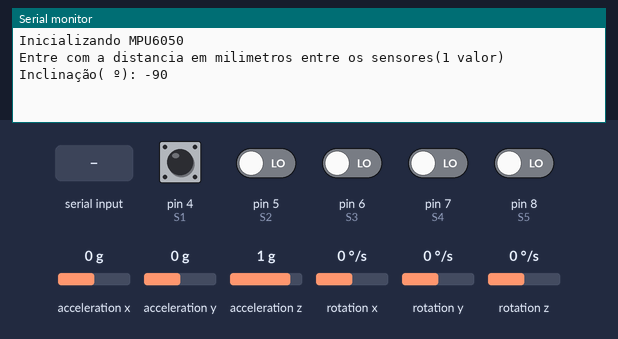
This sketch was run on a simulated Arduino Uno, built with avr-gcc and run on an emulated ATmega328P. Shown: the last lines printed to the serial monitor. The inputs (shaded band) are chosen by the test bench; at power-on: pin 4 (S1), pin 5 (S2), pin 6 (S3), pin 7 (S4), pin 8 (S5) LOW, acceleration y 0 g, acceleration z 1 g, acceleration x 0 g, rotation x 0 °/s, rotation y 0 °/s, rotation z 0 °/s.

Above: at 1.0 s.
1.1 s: "90,45\n" received over Serial
At 3.2 s:
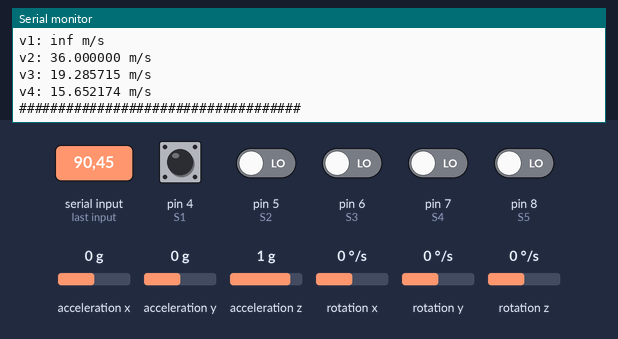
3.6 s: acceleration y set to -1.4 g
At 4.5 s:
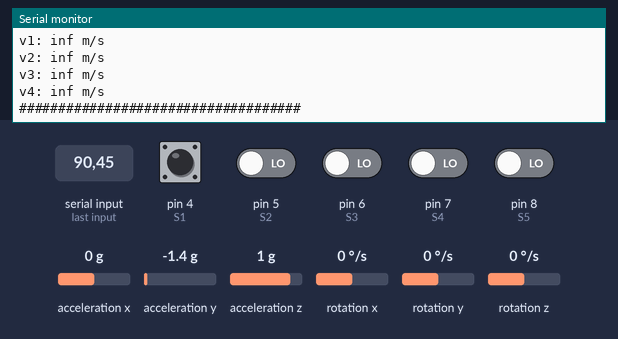
5.1 s: acceleration z set to -1.4 g
At 5.1 s:
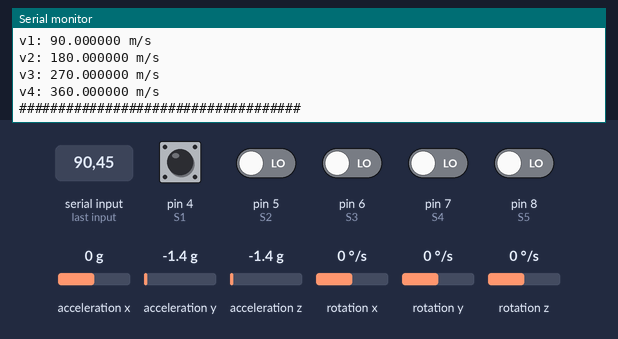
6.6 s: acceleration y set to -0.8 g
At 7.9 s:
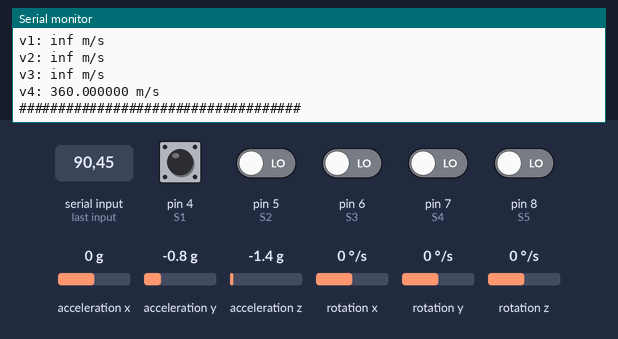
8.1 s: pin 4 (S1) pulsed HIGH 2 times (0.12 s each, 0.3 s apart)
Timing chart, 0 to 11.1 s (numbered marks = the images above; inputs shaded):
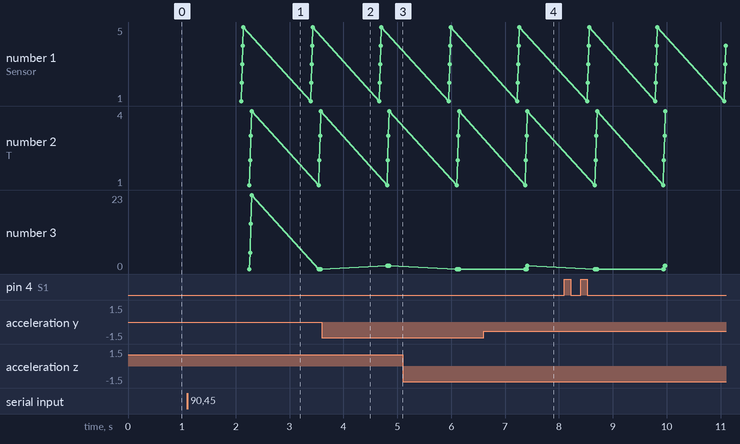

Measured:
- after the input at 1.1 s, the serial monitor: prints a new line after 0.95 s (image 1)
- after the input at 6.6 s, the serial monitor: prints a new line after 0.72 s (image 4)

The sketch:

Plano_inclinado.ino
```cpp
/*--------------------------------------------------------------------------
  UNIVERSIDADE FEDERAL DO CEARÁ - UFC
  LABORATÓRIO DE MÍDIAS EDUCACIONAIS - LME
  PROJETO: Física com Arduino
  ANALISTA: Antonio de Lisboa Coutinho Junior
  DESENVOLVEDOR: Yure Vieira Sampaio Albuquerque
  DATA: 05/03/2018
  VERSÃO: 1.0
  REPOSITÓRIO: GOOGLE DRIVE\UAB - Arduino\Código Arduino

  DESCRIÇÃO:
  Código para coleta de dados do instrumento PLANO INCLINADO.
  Possui cinco sensores de obstáculo para detectar um objeto
  que se desloque em um trilho (perfil em U) e um modulo MPU6050
  (acelerometro/giroscopio) para aferir o grau de inclinação.
  Conectorização em placa Arduino Uno R3.
  Serão tomados 4 tempos.
  Calculada a velocidade do objeto.
  Transmissão via módulo Serial/Bluetooth.
  Dados salvos em cartão micro SD.
  É necessário introduzir no Monitor Serial do Arduino a distância entre os sensores.

  --------------------------------------------------------------------------*/
#include <Wire.h>
#include <MPU6050.h>
//Pinos para sensores(entradas analogicas)
#define S1 4
#define S2 5
#define S3 6
#define S4 7
#define S5 8

unsigned long t1 = 0, t2 = 0, t3 = 0, t4 = 0, t5 = 0; //Registros de tempo para cada sensor apartir de millis().
float T1, T2, T3, T4;                                 //Tempos entre sensores.
float v1, v2, v3, v4;                                 //Velocidades médias durante a passagem por cada cada sensor.
int sensor_atual = 5;                                 //Sensor ativado atualmente, importante para manter a sequencia de leitura de sensores.
int leitura;                                          //Habilita o calculo de velocidade após o termino da leitura de todos os sensores.
float distancia = -1.0;                               //Distancia entre sensores.
int angulo;                                           //Angulo de inclinação.
MPU6050 mpu;                                          //Instancia da classe usada na leitura do acelerometro/giroscopio.

/*****************************************************/
//Função que retorna o angulo de inclinação
int getAngleMPU() {
  //valores de correção obtido impiricamente
  int offset = -90;
  int factor = 1;
  int value;
  // Leitura dos valores normalizados
  Vector normAccel = mpu.readNormalizeAccel();

  // Calcula Pitch & Roll
  int pitch = -(atan2(normAccel.XAxis, sqrt(normAccel.YAxis * normAccel.YAxis + normAccel.ZAxis * normAccel.ZAxis)) * 180.0) / M_PI;
  int roll = (atan2(normAccel.YAxis, normAccel.ZAxis) * 180.0) / M_PI;
  value = factor * roll + offset;
  return value;
}

/*****************************************************/
void setup() {
  //Configuração de pinos como entradas digitais.
  pinMode (S1, INPUT);
  pinMode (S2, INPUT);
  pinMode (S3, INPUT);
  pinMode (S4, INPUT);
  pinMode (S5, INPUT);
  //Comunicação serial configurada.
  Serial.begin (9600);
  Serial.println("Inicializando MPU6050");
  //Tentativa de conexão com modulo MPU6050.
  while (!mpu.begin(MPU6050_SCALE_2000DPS, MPU6050_RANGE_2G))
  {
    Serial.println("Não foi possível encontrar um sensor MPU6050 válido, verificar a fiação!");
    delay(500);
  }

  Serial.println("Entre com a distancia em milimetros entre os sensores(1 valor)");
  String distancia_str = "";
  //Laço para colher dados a referentes da distancia entre sensores.
  while (1)
  {
    while (Serial.available()) {
      char dado = Serial.read();
      distancia_str.concat(dado);
    }

    //Conversão de string para float(texto p/ numero decimal)
    distancia = distancia_str.toFloat();

    //Quando a distancia for maior que zero, saia do laço.
    if (distancia > 0) {
      Serial.print("Distancia entre sensores configurada para: ");
      Serial.print(distancia);
      Serial.println(" mm");
      break;
    }
    else {
      Serial.print("Inclinação( º): ");
      Serial.println(getAngleMPU());
      distancia_str = "";
    }
    delay(1000);
  }
}

/*****************************************************/
// Laco principal do programa
void loop() {
  //Leitura dos sensores de obstaculos
  if (digitalRead(S1) == LOW && sensor_atual == 5) {
    t1 = millis();
    sensor_atual = 1;
    Serial.println("Sensor1");
  }
  if (digitalRead(S2) == LOW && sensor_atual == 1) {
    t2 = millis();
    sensor_atual = 2;
    Serial.println("Sensor2");
  }
  if (digitalRead(S3) == LOW && sensor_atual == 2) {
    t3 = millis();
    sensor_atual = 3;
    Serial.println("Sensor3");
  }
  if (digitalRead(S4) == LOW && sensor_atual == 3) {
    t4 = millis();
    sensor_atual = 4;
    Serial.println("Sensor4");
  }
  if (digitalRead(S5) == LOW && sensor_atual == 4) {
    t5 = millis();
    sensor_atual = 5;
    Serial.println("Sensor5");
    leitura = 1;
  }
  //Após a leitura de todos os sensores, calcula os tempos e velocidades.
  if ( leitura == 1 ) {
    T1 = (t2 - t1) ;
    T2 = (t3 - t1) ;
    T3 = (t4 - t1) ;
    T4 = (t5 - t1) ;

    //Calculo da Velocidade
    v1 = distancia / T1;
    v2 = 2 * distancia / T2;
    v3 = 3 * distancia / T3;
    v4 = 4 * distancia / T4;

    //Leitura do angulo
    angulo = getAngleMPU();

    leitura = 0;
    Serial.println("######### INCLINAÇÃO ############### ");
    Serial.print("Angulo: ");
    Serial.print(angulo);
    Serial.println("º");
    Serial.println("############ TEMPOS ################ ");
    Serial.print("T1: ");
    Serial.print(T1);
    Serial.println(" ms");
    Serial.print("T2: ");
    Serial.print(T2);
    Serial.println(" ms");
    Serial.print("T3: ");
    Serial.print(T3);
    Serial.println(" ms");
    Serial.print("T4: ");
    Serial.print(T4);
    Serial.println(" ms");
    Serial.println("########### VELOCIDADES ############ ");
    Serial.print("v1: ");
    Serial.print(v1, 6);
    Serial.println(" m/s");
    Serial.print("v2: ");
    Serial.print(v2, 6);
    Serial.println(" m/s");
    Serial.print("v3: ");
    Serial.print(v3, 6);
    Serial.println(" m/s");
    Serial.print("v4: ");
    Serial.print(v4, 6);
    Serial.println(" m/s");
    Serial.println("#################################### ");
    delay(1000);
  }
}
```
